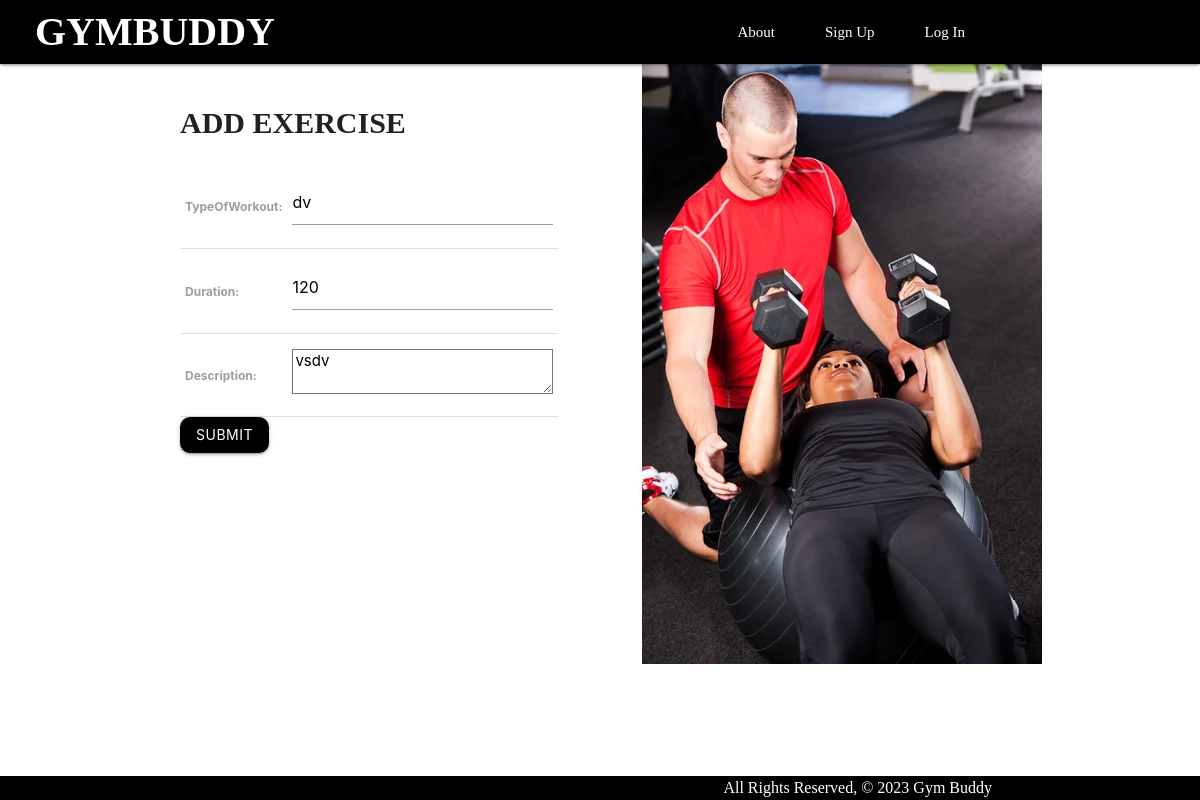
The page /exercises/1/update/ on the database as committed earlier.
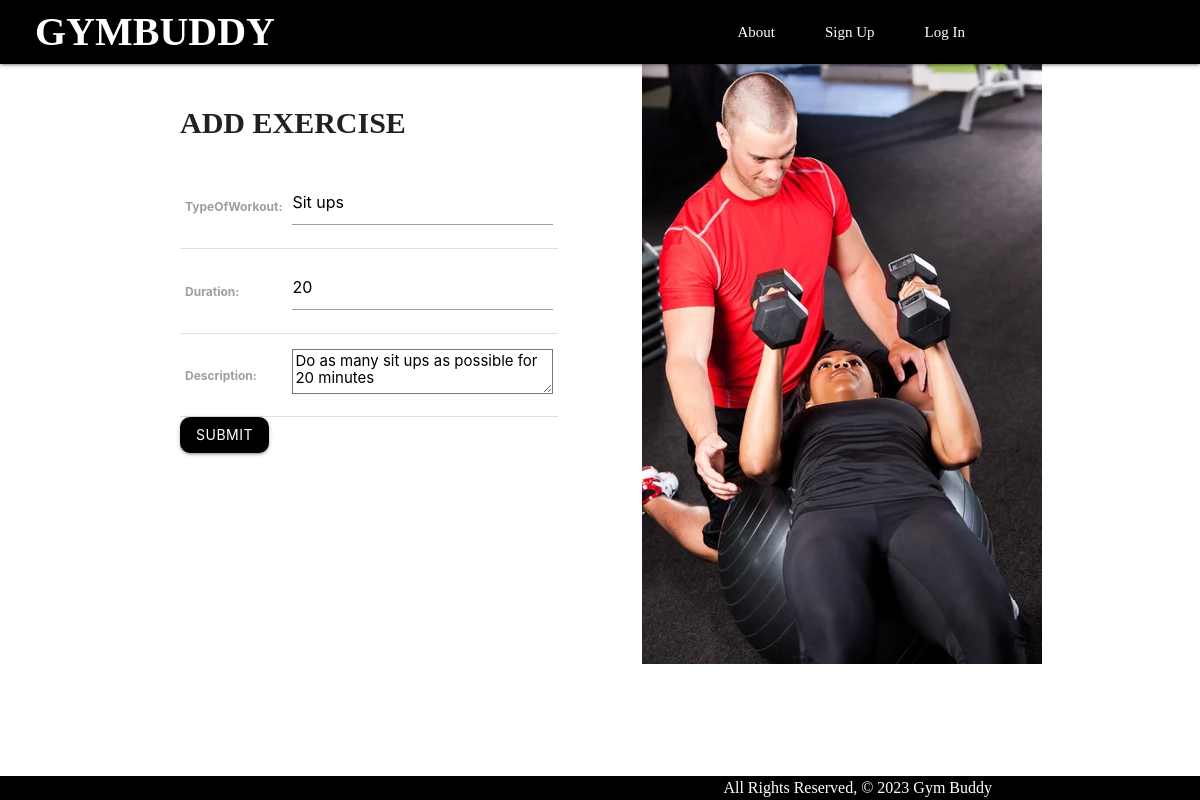
The same page on the database as committed later.
### main_app/models.py (models this page shows, shortened)
class Exercise(models.Model):
    TypeOfWorkout = models.CharField(max_length=100)
    duration = models.IntegerField()
    description = models.TextField(max_length=250)

### main_app/views.py (the view)
# urls.py: path('exercises/<int:pk>/update/', views.ExerciseUpdate.as_view(), name='exercises_update'),
class ExerciseUpdate(UpdateView):
  model = Exercise
  fields = '__all__'

### main_app/templates/main_app/exercise_form.html (shortened to what this page needs)
{% extends 'base.html' %} {% block content %}
<div class="log-container">
  <h1>Add Exercise</h1>
  <form action="" method="POST">
    <table>
      {{ form.as_table}}
    </table>
    <input type="submit" value="Submit" class="btn" />
  </form>
</div>
<div class="loginout-img">
  <img src="../../static/img/addexercise.jpeg" alt="">
</div>
{% endblock %}

Rows that differ between the two databases and show on the page:
changed Exercise: TypeOfWorkout "dv" → "Sit ups"; duration "120" → "20"; description "vsdv" → "Do as many sit ups as possible for 20 minutes"
